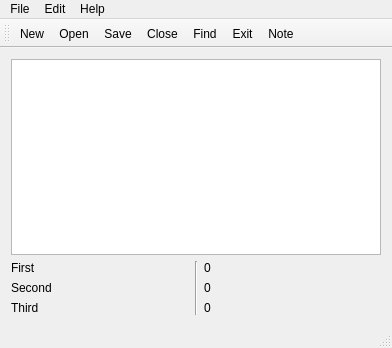
<?xml version="1.0" encoding="UTF-8"?>
<ui version="4.0">
 <class>MainWindow</class>
 <widget class="QMainWindow" name="MainWindow">
  <property name="geometry">
   <rect>
    <x>0</x>
    <y>0</y>
    <width>392</width>
    <height>348</height>
   </rect>
  </property>
  <property name="windowTitle">
   <string>MainWindow</string>
  </property>
  <widget class="QWidget" name="centralWidget">
   <layout class="QGridLayout" name="gridLayout">
    <item row="0" column="0" colspan="3">
     <widget class="QTextEdit" name="textEdit"/>
    </item>
    <item row="1" column="0">
     <widget class="QLabel" name="label">
      <property name="text">
       <string>First</string>
      </property>
     </widget>
    </item>
    <item row="1" column="1" rowspan="3">
     <widget class="Line" name="line">
      <property name="orientation">
       <enum>Qt::Vertical</enum>
      </property>
     </widget>
    </item>
    <item row="1" column="2">
     <widget class="QLabel" name="label_4">
      <property name="text">
       <string>0</string>
      </property>
     </widget>
    </item>
    <item row="2" column="0">
     <widget class="QLabel" name="label_2">
      <property name="text">
       <string>Second</string>
      </property>
     </widget>
    </item>
    <item row="2" column="2">
     <widget class="QLabel" name="label_5">
      <property name="text">
       <string>0</string>
      </property>
     </widget>
    </item>
    <item row="3" column="0">
     <widget class="QLabel" name="label_3">
      <property name="text">
       <string>Third</string>
      </property>
     </widget>
    </item>
    <item row="3" column="2">
     <widget class="QLabel" name="label_6">
      <property name="text">
       <string>0</string>
      </property>
     </widget>
    </item>
   </layout>
  </widget>
  <widget class="QMenuBar" name="menuBar">
   <property name="geometry">
    <rect>
     <x>0</x>
     <y>0</y>
     <width>392</width>
     <height>23</height>
    </rect>
   </property>
   <widget class="QMenu" name="menu">
    <property name="title">
     <string>File</string>
    </property>
    <addaction name="actionXinjian"/>
    <addaction name="actionDakai"/>
    <addaction name="actionBaocun"/>
    <addaction name="actionGuanbi"/>
    <addaction name="actionTuichu"/>
   </widget>
   <widget class="QMenu" name="menu_2">
    <property name="title">
     <string>Edit</string>
    </property>
    <addaction name="actionChazhao"/>
   </widget>
   <widget class="QMenu" name="menu_3">
    <property name="title">
     <string>Help</string>
    </property>
    <addaction name="actionShuoming"/>
   </widget>
   <addaction name="menu"/>
   <addaction name="menu_2"/>
   <addaction name="menu_3"/>
  </widget>
  <widget class="QToolBar" name="mainToolBar">
   <attribute name="toolBarArea">
    <enum>TopToolBarArea</enum>
   </attribute>
   <attribute name="toolBarBreak">
    <bool>false</bool>
   </attribute>
   <addaction name="actionXinjian"/>
   <addaction name="actionDakai"/>
   <addaction name="actionBaocun"/>
   <addaction name="actionGuanbi"/>
   <addaction name="actionChazhao"/>
   <addaction name="actionTuichu"/>
   <addaction name="actionShuoming"/>
  </widget>
  <widget class="QStatusBar" name="statusBar"/>
  <action name="actionXinjian">
   <property name="icon">
    <iconset resource="../build-DapingEditor-Desktop_Qt_5_5_0_MSVC2013_64bit-Release/dapingresource.qrc">
     <normaloff>:/new/prefix1/release/images/document-new.png</normaloff>:/new/prefix1/release/images/document-new.png</iconset>
   </property>
   <property name="text">
    <string>New</string>
   </property>
  </action>
  <action name="actionDakai">
   <property name="icon">
    <iconset resource="../build-DapingEditor-Desktop_Qt_5_5_0_MSVC2013_64bit-Release/dapingresource.qrc">
     <normaloff>:/new/prefix1/release/images/document-open.png</normaloff>:/new/prefix1/release/images/document-open.png</iconset>
   </property>
   <property name="text">
    <string>Open</string>
   </property>
  </action>
  <action name="actionBaocun">
   <property name="icon">
    <iconset resource="../build-DapingEditor-Desktop_Qt_5_5_0_MSVC2013_64bit-Release/dapingresource.qrc">
     <normaloff>:/new/prefix1/release/images/document-save.png</normaloff>:/new/prefix1/release/images/document-save.png</iconset>
   </property>
   <property name="text">
    <string>Save</string>
   </property>
  </action>
  <action name="actionGuanbi">
   <property name="icon">
    <iconset resource="../build-DapingEditor-Desktop_Qt_5_5_0_MSVC2013_64bit-Release/dapingresource.qrc">
     <normaloff>:/new/prefix1/release/images/gtk-close.png</normaloff>:/new/prefix1/release/images/gtk-close.png</iconset>
   </property>
   <property name="text">
    <string>Close</string>
   </property>
  </action>
  <action name="actionTuichu">
   <property name="icon">
    <iconset resource="../build-DapingEditor-Desktop_Qt_5_5_0_MSVC2013_64bit-Release/dapingresource.qrc">
     <normaloff>:/new/prefix1/release/images/exit.png</normaloff>:/new/prefix1/release/images/exit.png</iconset>
   </property>
   <property name="text">
    <string>Exit</string>
   </property>
  </action>
  <action name="actionChazhao">
   <property name="icon">
    <iconset resource="../build-DapingEditor-Desktop_Qt_5_5_0_MSVC2013_64bit-Release/dapingresource.qrc">
     <normaloff>:/new/prefix1/release/images/edit-find.png</normaloff>:/new/prefix1/release/images/edit-find.png</iconset>
   </property>
   <property name="text">
    <string>Find</string>
   </property>
  </action>
  <action name="actionShuoming">
   <property name="icon">
    <iconset resource="../build-DapingEditor-Desktop_Qt_5_5_0_MSVC2013_64bit-Release/dapingresource.qrc">
     <normaloff>:/new/prefix1/release/images/help.png</normaloff>:/new/prefix1/release/images/help.png</iconset>
   </property>
   <property name="text">
    <string>Note</string>
   </property>
  </action>
 </widget>
 <layoutdefault spacing="6" margin="11"/>
 <resources>
  <include location="../build-DapingEditor-Desktop_Qt_5_5_0_MSVC2013_64bit-Release/dapingresource.qrc"/>
 </resources>
 <connections/>
</ui>
